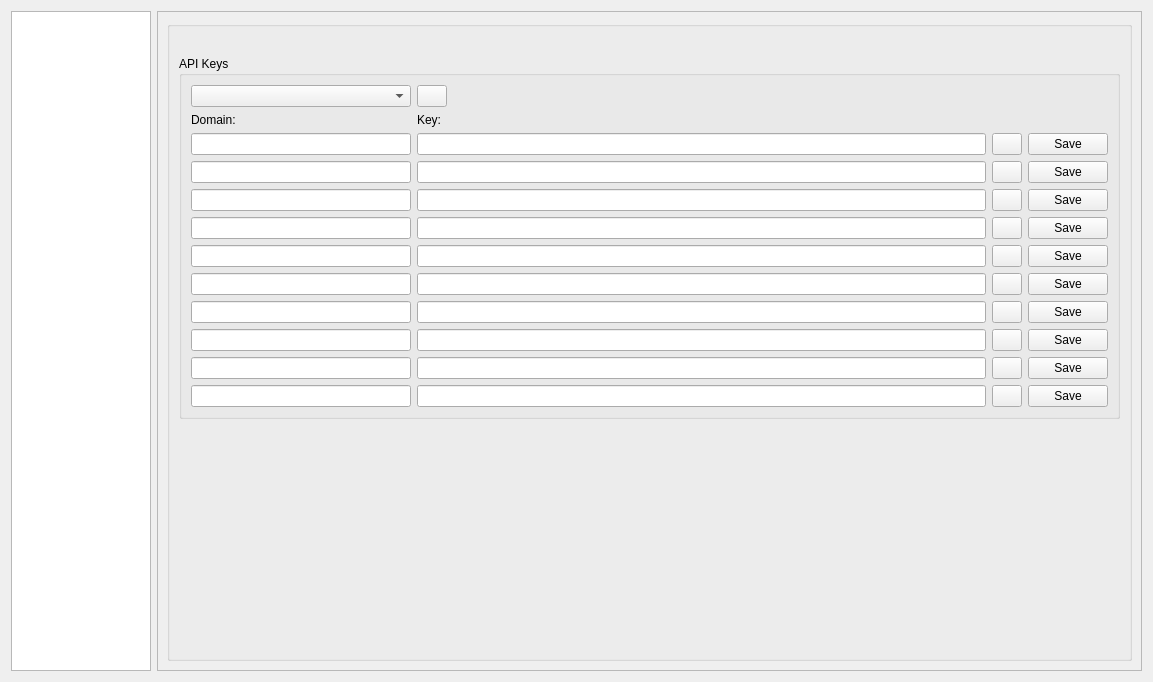
<?xml version="1.0" encoding="UTF-8"?>
<ui version="4.0">
 <class>Dialog</class>
 <widget class="QDialog" name="Dialog">
  <property name="geometry">
   <rect>
    <x>0</x>
    <y>0</y>
    <width>1153</width>
    <height>682</height>
   </rect>
  </property>
  <property name="windowTitle">
   <string>Import LDS Data Sets</string>
  </property>
  <layout class="QGridLayout" name="gridLayout">
   <item row="0" column="0">
    <layout class="QHBoxLayout" name="horizontalLayout">
     <item>
      <widget class="QListWidget" name="uListOptions">
       <property name="maximumSize">
        <size>
         <width>140</width>
         <height>16777215</height>
        </size>
       </property>
      </widget>
     </item>
     <item>
      <widget class="QSplitter" name="splitter">
       <property name="maximumSize">
        <size>
         <width>16777215</width>
         <height>16777215</height>
        </size>
       </property>
       <property name="orientation">
        <enum>Qt::Horizontal</enum>
       </property>
       <property name="childrenCollapsible">
        <bool>false</bool>
       </property>
       <widget class="QStackedWidget" name="qStackedWidget">
        <property name="sizePolicy">
         <sizepolicy hsizetype="Preferred" vsizetype="MinimumExpanding">
          <horstretch>0</horstretch>
          <verstretch>0</verstretch>
         </sizepolicy>
        </property>
        <property name="minimumSize">
         <size>
          <width>0</width>
          <height>400</height>
         </size>
        </property>
        <property name="maximumSize">
         <size>
          <width>16777215</width>
          <height>16777215</height>
         </size>
        </property>
        <property name="acceptDrops">
         <bool>false</bool>
        </property>
        <property name="frameShape">
         <enum>QFrame::StyledPanel</enum>
        </property>
        <property name="frameShadow">
         <enum>QFrame::Raised</enum>
        </property>
        <property name="currentIndex">
         <number>1</number>
        </property>
        <widget class="QWidget" name="swTableView">
         <layout class="QVBoxLayout" name="verticalLayout_9">
          <item>
           <widget class="QLabel" name="uLabelWarning">
            <property name="font">
             <font>
              <weight>75</weight>
              <bold>true</bold>
             </font>
            </property>
            <property name="frameShape">
             <enum>QFrame::StyledPanel</enum>
            </property>
            <property name="text">
             <string/>
            </property>
           </widget>
          </item>
          <item>
           <layout class="QHBoxLayout" name="hly_4">
            <property name="spacing">
             <number>0</number>
            </property>
            <property name="margin">
             <number>0</number>
            </property>
            <item>
             <widget class="QLabel" name="uLabelDatasets">
              <property name="text">
               <string>Filter Data Sets</string>
              </property>
             </widget>
            </item>
            <item>
             <widget class="QLineEdit" name="uTextFilter"/>
            </item>
           </layout>
          </item>
          <item>
           <widget class="QTableView" name="uDatasetsTableView">
            <property name="editTriggers">
             <set>QAbstractItemView::AnyKeyPressed|QAbstractItemView::EditKeyPressed</set>
            </property>
            <property name="alternatingRowColors">
             <bool>true</bool>
            </property>
            <property name="selectionBehavior">
             <enum>QAbstractItemView::SelectRows</enum>
            </property>
            <attribute name="horizontalHeaderStretchLastSection">
             <bool>true</bool>
            </attribute>
            <attribute name="verticalHeaderVisible">
             <bool>false</bool>
            </attribute>
           </widget>
          </item>
          <item>
           <widget class="QPushButton" name="uBtnImport">
            <property name="text">
             <string>Add Layer</string>
            </property>
           </widget>
          </item>
          <item>
           <layout class="QHBoxLayout" name="horizontalLayout_2">
            <item>
             <widget class="QLabel" name="uLabelImgPreview">
              <property name="minimumSize">
               <size>
                <width>300</width>
                <height>0</height>
               </size>
              </property>
              <property name="frameShape">
               <enum>QFrame::StyledPanel</enum>
              </property>
              <property name="text">
               <string/>
              </property>
              <property name="alignment">
               <set>Qt::AlignLeading|Qt::AlignLeft|Qt::AlignTop</set>
              </property>
             </widget>
            </item>
            <item>
             <widget class="QTextEdit" name="uTextDescription">
              <property name="maximumSize">
               <size>
                <width>16777215</width>
                <height>200</height>
               </size>
              </property>
              <property name="autoFillBackground">
               <bool>true</bool>
              </property>
              <property name="readOnly">
               <bool>true</bool>
              </property>
             </widget>
            </item>
           </layout>
          </item>
         </layout>
        </widget>
        <widget class="QWidget" name="swSettings">
         <layout class="QVBoxLayout" name="verticalLayout_5">
          <item>
           <layout class="QVBoxLayout" name="verticalLayout_2">
            <item>
             <widget class="QGroupBox" name="uGroupBoxApiKey">
              <property name="title">
               <string/>
              </property>
              <layout class="QVBoxLayout" name="verticalLayout_7">
               <item>
                <widget class="QLabel" name="uWarningSettings">
                 <property name="text">
                  <string/>
                 </property>
                </widget>
               </item>
               <item>
                <widget class="QGroupBox" name="groupBox_2">
                 <property name="title">
                  <string>API Keys</string>
                 </property>
                 <layout class="QVBoxLayout" name="verticalLayout_6">
                  <item>
                   <layout class="QVBoxLayout" name="verticalLayout_10">
                    <item>
                     <layout class="QHBoxLayout" name="horizontalLayout_6">
                      <item>
                       <widget class="QComboBox" name="uComboBoxDomain">
                        <property name="minimumSize">
                         <size>
                          <width>220</width>
                          <height>0</height>
                         </size>
                        </property>
                        <property name="maximumSize">
                         <size>
                          <width>220</width>
                          <height>16777215</height>
                         </size>
                        </property>
                       </widget>
                      </item>
                      <item>
                       <widget class="QPushButton" name="uBtnAddDomain">
                        <property name="maximumSize">
                         <size>
                          <width>30</width>
                          <height>16777215</height>
                         </size>
                        </property>
                        <property name="text">
                         <string/>
                        </property>
                        <property name="icon">
                         <iconset resource="../resources.qrc">
                          <normaloff>:/plugins/linz-data-importer/icons/add.png</normaloff>:/plugins/linz-data-importer/icons/add.png</iconset>
                        </property>
                       </widget>
                      </item>
                      <item>
                       <spacer name="horizontalSpacer_2">
                        <property name="orientation">
                         <enum>Qt::Horizontal</enum>
                        </property>
                        <property name="sizeHint" stdset="0">
                         <size>
                          <width>40</width>
                          <height>20</height>
                         </size>
                        </property>
                       </spacer>
                      </item>
                     </layout>
                    </item>
                    <item>
                     <layout class="QGridLayout" name="gridLayout_4">
                      <item row="5" column="1">
                       <widget class="QLineEdit" name="uTextAPIKey5">
                        <property name="font">
                         <font>
                          <italic>true</italic>
                         </font>
                        </property>
                       </widget>
                      </item>
                      <item row="0" column="1">
                       <widget class="QLabel" name="label_2">
                        <property name="text">
                         <string>Key:</string>
                        </property>
                       </widget>
                      </item>
                      <item row="1" column="1">
                       <widget class="QLineEdit" name="uTextAPIKey1">
                        <property name="font">
                         <font>
                          <italic>true</italic>
                         </font>
                        </property>
                        <property name="text">
                         <string/>
                        </property>
                       </widget>
                      </item>
                      <item row="2" column="1">
                       <widget class="QLineEdit" name="uTextAPIKey2">
                        <property name="font">
                         <font>
                          <italic>true</italic>
                         </font>
                        </property>
                       </widget>
                      </item>
                      <item row="7" column="3">
                       <widget class="QPushButton" name="uBtnSaveDomain7">
                        <property name="text">
                         <string>Save</string>
                        </property>
                       </widget>
                      </item>
                      <item row="4" column="1">
                       <widget class="QLineEdit" name="uTextAPIKey4">
                        <property name="font">
                         <font>
                          <italic>true</italic>
                         </font>
                        </property>
                       </widget>
                      </item>
                      <item row="8" column="1">
                       <widget class="QLineEdit" name="uTextAPIKey8">
                        <property name="font">
                         <font>
                          <italic>true</italic>
                         </font>
                        </property>
                       </widget>
                      </item>
                      <item row="1" column="3">
                       <widget class="QPushButton" name="uBtnSaveDomain1">
                        <property name="maximumSize">
                         <size>
                          <width>170</width>
                          <height>16777215</height>
                         </size>
                        </property>
                        <property name="text">
                         <string>Save</string>
                        </property>
                       </widget>
                      </item>
                      <item row="6" column="1">
                       <widget class="QLineEdit" name="uTextAPIKey6">
                        <property name="font">
                         <font>
                          <italic>true</italic>
                         </font>
                        </property>
                       </widget>
                      </item>
                      <item row="10" column="1">
                       <widget class="QLineEdit" name="uTextAPIKey10">
                        <property name="font">
                         <font>
                          <italic>true</italic>
                         </font>
                        </property>
                       </widget>
                      </item>
                      <item row="9" column="1">
                       <widget class="QLineEdit" name="uTextAPIKey9">
                        <property name="font">
                         <font>
                          <italic>true</italic>
                         </font>
                        </property>
                       </widget>
                      </item>
                      <item row="1" column="0">
                       <widget class="QLineEdit" name="uTextDomain1">
                        <property name="maximumSize">
                         <size>
                          <width>220</width>
                          <height>16777215</height>
                         </size>
                        </property>
                       </widget>
                      </item>
                      <item row="10" column="0">
                       <widget class="QLineEdit" name="uTextDomain10">
                        <property name="maximumSize">
                         <size>
                          <width>220</width>
                          <height>16777215</height>
                         </size>
                        </property>
                       </widget>
                      </item>
                      <item row="8" column="0">
                       <widget class="QLineEdit" name="uTextDomain8">
                        <property name="maximumSize">
                         <size>
                          <width>220</width>
                          <height>16777215</height>
                         </size>
                        </property>
                       </widget>
                      </item>
                      <item row="9" column="0">
                       <widget class="QLineEdit" name="uTextDomain9">
                        <property name="maximumSize">
                         <size>
                          <width>220</width>
                          <height>16777215</height>
                         </size>
                        </property>
                       </widget>
                      </item>
                      <item row="6" column="3">
                       <widget class="QPushButton" name="uBtnSaveDomain6">
                        <property name="text">
                         <string>Save</string>
                        </property>
                       </widget>
                      </item>
                      <item row="3" column="3">
                       <widget class="QPushButton" name="uBtnSaveDomain3">
                        <property name="text">
                         <string>Save</string>
                        </property>
                       </widget>
                      </item>
                      <item row="10" column="3">
                       <widget class="QPushButton" name="uBtnSaveDomain10">
                        <property name="text">
                         <string>Save</string>
                        </property>
                       </widget>
                      </item>
                      <item row="8" column="3">
                       <widget class="QPushButton" name="uBtnSaveDomain8">
                        <property name="text">
                         <string>Save</string>
                        </property>
                       </widget>
                      </item>
                      <item row="2" column="3">
                       <widget class="QPushButton" name="uBtnSaveDomain2">
                        <property name="maximumSize">
                         <size>
                          <width>170</width>
                          <height>16777215</height>
                         </size>
                        </property>
                        <property name="text">
                         <string>Save</string>
                        </property>
                       </widget>
                      </item>
                      <item row="6" column="0">
                       <widget class="QLineEdit" name="uTextDomain6">
                        <property name="maximumSize">
                         <size>
                          <width>220</width>
                          <height>16777215</height>
                         </size>
                        </property>
                       </widget>
                      </item>
                      <item row="7" column="0">
                       <widget class="QLineEdit" name="uTextDomain7">
                        <property name="maximumSize">
                         <size>
                          <width>220</width>
                          <height>16777215</height>
                         </size>
                        </property>
                       </widget>
                      </item>
                      <item row="4" column="0">
                       <widget class="QLineEdit" name="uTextDomain4">
                        <property name="maximumSize">
                         <size>
                          <width>220</width>
                          <height>16777215</height>
                         </size>
                        </property>
                       </widget>
                      </item>
                      <item row="5" column="0">
                       <widget class="QLineEdit" name="uTextDomain5">
                        <property name="maximumSize">
                         <size>
                          <width>220</width>
                          <height>16777215</height>
                         </size>
                        </property>
                       </widget>
                      </item>
                      <item row="1" column="2">
                       <widget class="QPushButton" name="uBtnRemoveDomain1">
                        <property name="minimumSize">
                         <size>
                          <width>22</width>
                          <height>0</height>
                         </size>
                        </property>
                        <property name="maximumSize">
                         <size>
                          <width>30</width>
                          <height>16777215</height>
                         </size>
                        </property>
                        <property name="text">
                         <string/>
                        </property>
                        <property name="icon">
                         <iconset resource="../resources.qrc">
                          <normaloff>:/plugins/linz-data-importer/icons/remove.png</normaloff>:/plugins/linz-data-importer/icons/remove.png</iconset>
                        </property>
                       </widget>
                      </item>
                      <item row="3" column="1">
                       <widget class="QLineEdit" name="uTextAPIKey3">
                        <property name="font">
                         <font>
                          <italic>true</italic>
                         </font>
                        </property>
                       </widget>
                      </item>
                      <item row="4" column="3">
                       <widget class="QPushButton" name="uBtnSaveDomain4">
                        <property name="text">
                         <string>Save</string>
                        </property>
                       </widget>
                      </item>
                      <item row="0" column="0">
                       <widget class="QLabel" name="label">
                        <property name="text">
                         <string>Domain:</string>
                        </property>
                       </widget>
                      </item>
                      <item row="9" column="3">
                       <widget class="QPushButton" name="uBtnSaveDomain9">
                        <property name="text">
                         <string>Save</string>
                        </property>
                       </widget>
                      </item>
                      <item row="2" column="0">
                       <widget class="QLineEdit" name="uTextDomain2">
                        <property name="maximumSize">
                         <size>
                          <width>220</width>
                          <height>16777215</height>
                         </size>
                        </property>
                       </widget>
                      </item>
                      <item row="3" column="0">
                       <widget class="QLineEdit" name="uTextDomain3">
                        <property name="maximumSize">
                         <size>
                          <width>220</width>
                          <height>16777215</height>
                         </size>
                        </property>
                       </widget>
                      </item>
                      <item row="5" column="3">
                       <widget class="QPushButton" name="uBtnSaveDomain5">
                        <property name="text">
                         <string>Save</string>
                        </property>
                       </widget>
                      </item>
                      <item row="7" column="1">
                       <widget class="QLineEdit" name="uTextAPIKey7">
                        <property name="font">
                         <font>
                          <italic>true</italic>
                         </font>
                        </property>
                       </widget>
                      </item>
                      <item row="2" column="2">
                       <widget class="QPushButton" name="uBtnRemoveDomain2">
                        <property name="minimumSize">
                         <size>
                          <width>22</width>
                          <height>0</height>
                         </size>
                        </property>
                        <property name="maximumSize">
                         <size>
                          <width>30</width>
                          <height>16777215</height>
                         </size>
                        </property>
                        <property name="text">
                         <string/>
                        </property>
                        <property name="icon">
                         <iconset resource="../resources.qrc">
                          <normaloff>:/plugins/linz-data-importer/icons/remove.png</normaloff>:/plugins/linz-data-importer/icons/remove.png</iconset>
                        </property>
                       </widget>
                      </item>
                      <item row="3" column="2">
                       <widget class="QPushButton" name="uBtnRemoveDomain3">
                        <property name="minimumSize">
                         <size>
                          <width>22</width>
                          <height>0</height>
                         </size>
                        </property>
                        <property name="maximumSize">
                         <size>
                          <width>30</width>
                          <height>16777215</height>
                         </size>
                        </property>
                        <property name="text">
                         <string/>
                        </property>
                        <property name="icon">
                         <iconset resource="../resources.qrc">
                          <normaloff>:/plugins/linz-data-importer/icons/remove.png</normaloff>:/plugins/linz-data-importer/icons/remove.png</iconset>
                        </property>
                       </widget>
                      </item>
                      <item row="4" column="2">
                       <widget class="QPushButton" name="uBtnRemoveDomain4">
                        <property name="maximumSize">
                         <size>
                          <width>30</width>
                          <height>16777215</height>
                         </size>
                        </property>
                        <property name="text">
                         <string/>
                        </property>
                        <property name="icon">
                         <iconset resource="../resources.qrc">
                          <normaloff>:/plugins/linz-data-importer/icons/remove.png</normaloff>:/plugins/linz-data-importer/icons/remove.png</iconset>
                        </property>
                       </widget>
                      </item>
                      <item row="5" column="2">
                       <widget class="QPushButton" name="uBtnRemoveDomain5">
                        <property name="maximumSize">
                         <size>
                          <width>30</width>
                          <height>16777215</height>
                         </size>
                        </property>
                        <property name="text">
                         <string/>
                        </property>
                        <property name="icon">
                         <iconset resource="../resources.qrc">
                          <normaloff>:/plugins/linz-data-importer/icons/remove.png</normaloff>:/plugins/linz-data-importer/icons/remove.png</iconset>
                        </property>
                       </widget>
                      </item>
                      <item row="6" column="2">
                       <widget class="QPushButton" name="uBtnRemoveDomain6">
                        <property name="maximumSize">
                         <size>
                          <width>30</width>
                          <height>16777215</height>
                         </size>
                        </property>
                        <property name="text">
                         <string/>
                        </property>
                        <property name="icon">
                         <iconset resource="../resources.qrc">
                          <normaloff>:/plugins/linz-data-importer/icons/remove.png</normaloff>:/plugins/linz-data-importer/icons/remove.png</iconset>
                        </property>
                       </widget>
                      </item>
                      <item row="7" column="2">
                       <widget class="QPushButton" name="uBtnRemoveDomain7">
                        <property name="maximumSize">
                         <size>
                          <width>30</width>
                          <height>16777215</height>
                         </size>
                        </property>
                        <property name="text">
                         <string/>
                        </property>
                        <property name="icon">
                         <iconset resource="../resources.qrc">
                          <normaloff>:/plugins/linz-data-importer/icons/remove.png</normaloff>:/plugins/linz-data-importer/icons/remove.png</iconset>
                        </property>
                       </widget>
                      </item>
                      <item row="8" column="2">
                       <widget class="QPushButton" name="uBtnRemoveDomain8">
                        <property name="maximumSize">
                         <size>
                          <width>30</width>
                          <height>16777215</height>
                         </size>
                        </property>
                        <property name="text">
                         <string/>
                        </property>
                        <property name="icon">
                         <iconset resource="../resources.qrc">
                          <normaloff>:/plugins/linz-data-importer/icons/remove.png</normaloff>:/plugins/linz-data-importer/icons/remove.png</iconset>
                        </property>
                       </widget>
                      </item>
                      <item row="9" column="2">
                       <widget class="QPushButton" name="uBtnRemoveDomain9">
                        <property name="maximumSize">
                         <size>
                          <width>30</width>
                          <height>16777215</height>
                         </size>
                        </property>
                        <property name="text">
                         <string/>
                        </property>
                        <property name="icon">
                         <iconset resource="../resources.qrc">
                          <normaloff>:/plugins/linz-data-importer/icons/remove.png</normaloff>:/plugins/linz-data-importer/icons/remove.png</iconset>
                        </property>
                       </widget>
                      </item>
                      <item row="10" column="2">
                       <widget class="QPushButton" name="uBtnRemoveDomain10">
                        <property name="maximumSize">
                         <size>
                          <width>30</width>
                          <height>16777215</height>
                         </size>
                        </property>
                        <property name="text">
                         <string/>
                        </property>
                        <property name="icon">
                         <iconset resource="../resources.qrc">
                          <normaloff>:/plugins/linz-data-importer/icons/remove.png</normaloff>:/plugins/linz-data-importer/icons/remove.png</iconset>
                        </property>
                       </widget>
                      </item>
                     </layout>
                    </item>
                   </layout>
                  </item>
                 </layout>
                </widget>
               </item>
               <item>
                <spacer name="verticalSpacer">
                 <property name="orientation">
                  <enum>Qt::Vertical</enum>
                 </property>
                 <property name="sizeHint" stdset="0">
                  <size>
                   <width>20</width>
                   <height>40</height>
                  </size>
                 </property>
                </spacer>
               </item>
              </layout>
             </widget>
            </item>
           </layout>
          </item>
         </layout>
        </widget>
        <widget class="QWidget" name="swAbout">
         <layout class="QVBoxLayout" name="verticalLayout_4">
          <item>
           <widget class="QTextBrowser" name="hAboutHtml"/>
          </item>
         </layout>
        </widget>
        <widget class="QWidget" name="page">
         <layout class="QVBoxLayout" name="verticalLayout_3"/>
        </widget>
       </widget>
      </widget>
     </item>
    </layout>
   </item>
  </layout>
 </widget>
 <resources>
 </resources>
 <connections/>
</ui>
